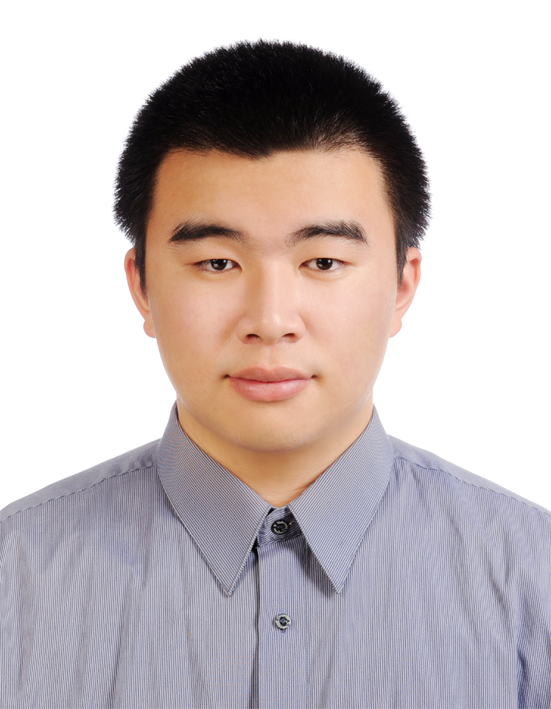
#> input picture 資料分析與實務作業/0407/大頭照.jpg, 551 x 709 px
$ python 3.py
#> lines starting #> are read from the running program, lines starting #| are printed output that depends on the picture
from PIL import Image

pict = Image.open('大頭照.jpg')
#> pict is the input picture: PIL image 551x709 RGB; mean R, G, B 198, 187.2, 187.3
width, height = pict.size
#> width = 551; height = 709

newPict1 = pict.resize((int(width*1.2), int(height)))
newPict1.save('3-w1.2.jpg')

newPict2 = pict.resize((int(width*1.5), int(height)))
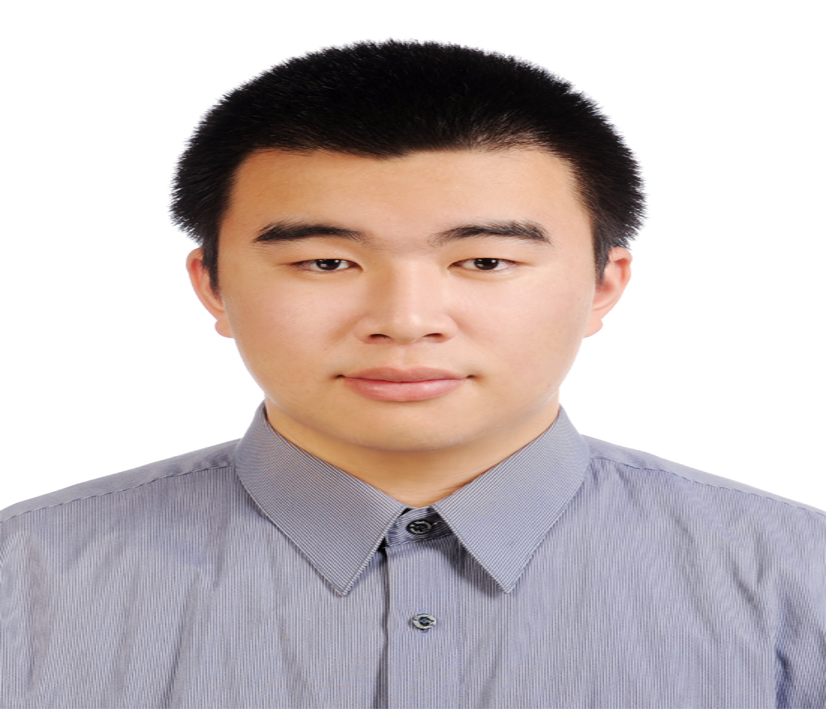
#> newPict2: PIL image 826x709 RGB; mean R, G, B 198, 187.2, 187.3
newPict2.save('3-w1.5.jpg')

newPict3 = pict.resize((int(width*0.5), int(height)))
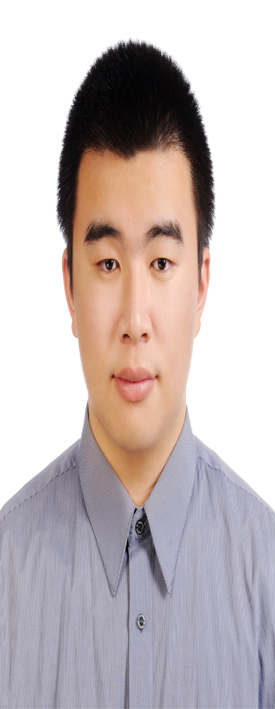
#> newPict3: PIL image 275x709 RGB; mean R, G, B 197.9, 187.2, 187.3
newPict3.save('3-w0.5.jpg')

newPict4 = pict.resize((int(width*0.8), int(height)))
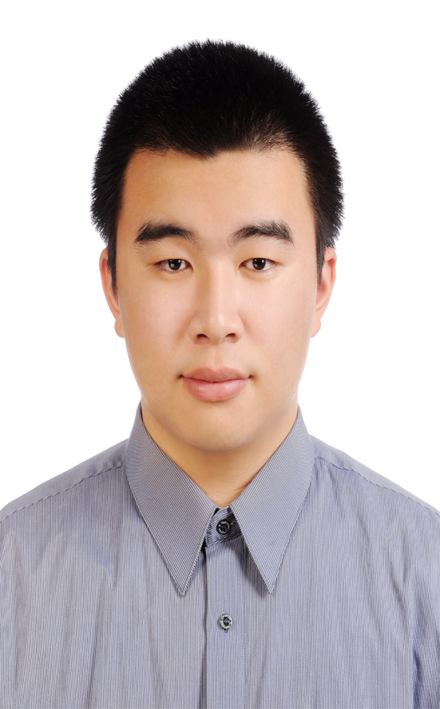
#> newPict4: PIL image 440x709 RGB; mean R, G, B 197.9, 187.2, 187.3
newPict4.save('3-w0.8.jpg')

newPict5 = pict.resize((int(width), int(height*1.2)))
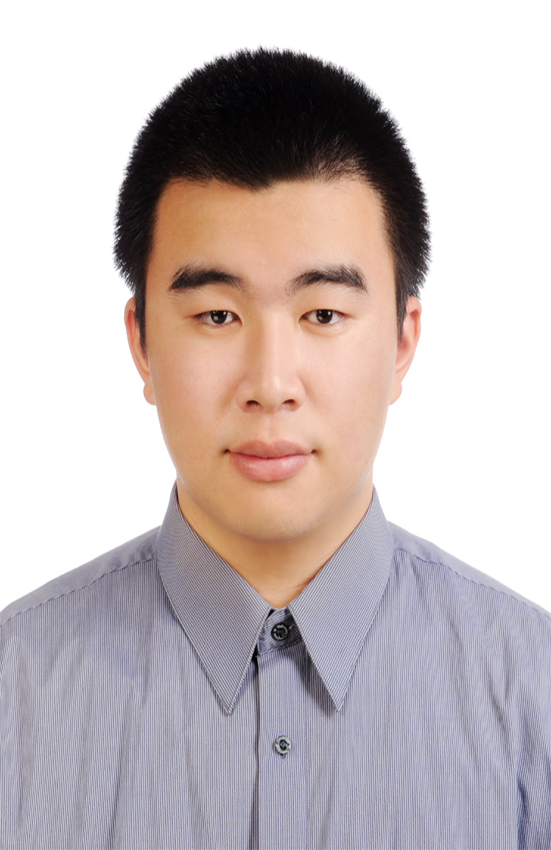
#> newPict5: PIL image 551x850 RGB; mean R, G, B 197.9, 187.2, 187.3
newPict5.save('3-h1.2.jpg')

newPict6 = pict.resize((int(width), int(height*1.5)))
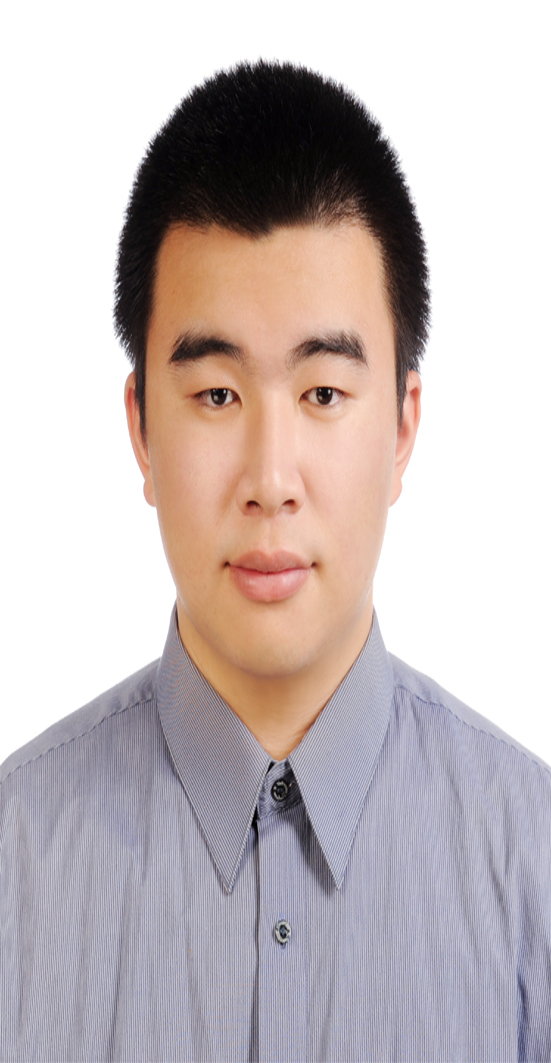
#> newPict6: PIL image 551x1063 RGB; mean R, G, B 198, 187.2, 187.3
newPict6.save('3-h1.5.jpg')

newPict7 = pict.resize((int(width), int(height*0.8)))
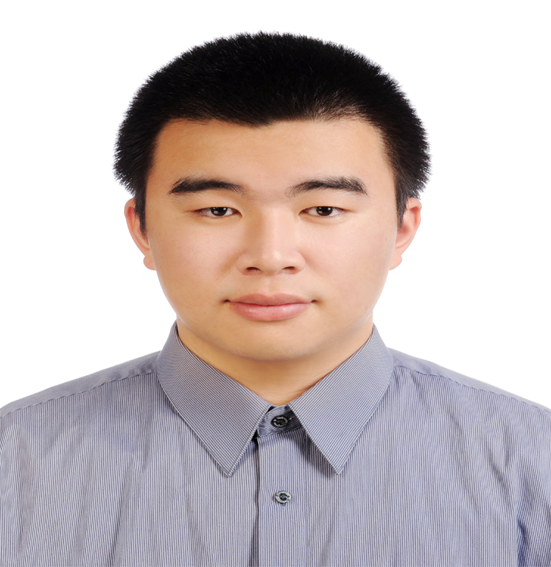
#> newPict7: PIL image 551x567 RGB; mean R, G, B 197.9, 187.2, 187.3
newPict7.save('3-h0.8.jpg')

newPict8 = pict.resize((int(width), int(height*0.5)))
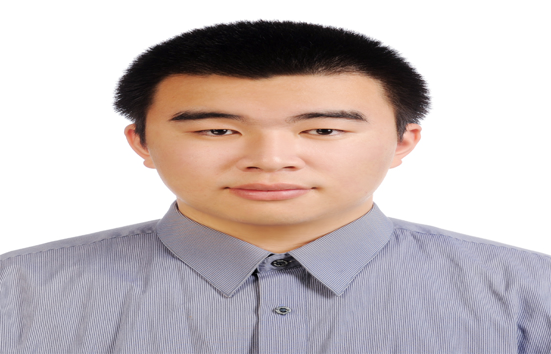
#> newPict8: PIL image 551x354 RGB; mean R, G, B 197.9, 187.2, 187.3
newPict8.save('3-h0.5.jpg')

$ run again, with 資料分析與實務作業/0407/dog.jpg copied over 資料分析與實務作業/0407/大頭照.jpg
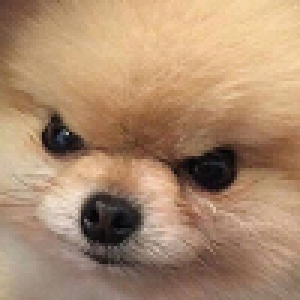
#> input picture 資料分析與實務作業/0407/dog.jpg, 100 x 100 px (shown 3 times larger)
#> pict is the input picture: PIL image 100x100 RGBA; mean R, G, B, A 171.9, 139.3, 110.4, 255
#> `newPict7 = pict.resize((int(width), int(height*0.8)))`:
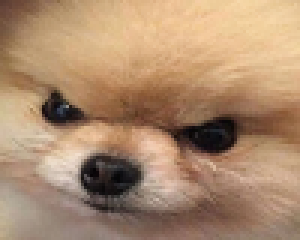
#> newPict7: PIL image 100x80 RGBA (shown 3 times larger); mean R, G, B, A 171.9, 139.3, 110.4, 255
#> `newPict8 = pict.resize((int(width), int(height*0.5)))`:
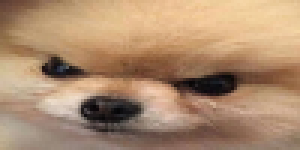
#> newPict8: PIL image 100x50 RGBA (shown 3 times larger); mean R, G, B, A 171.9, 139.3, 110.4, 255
